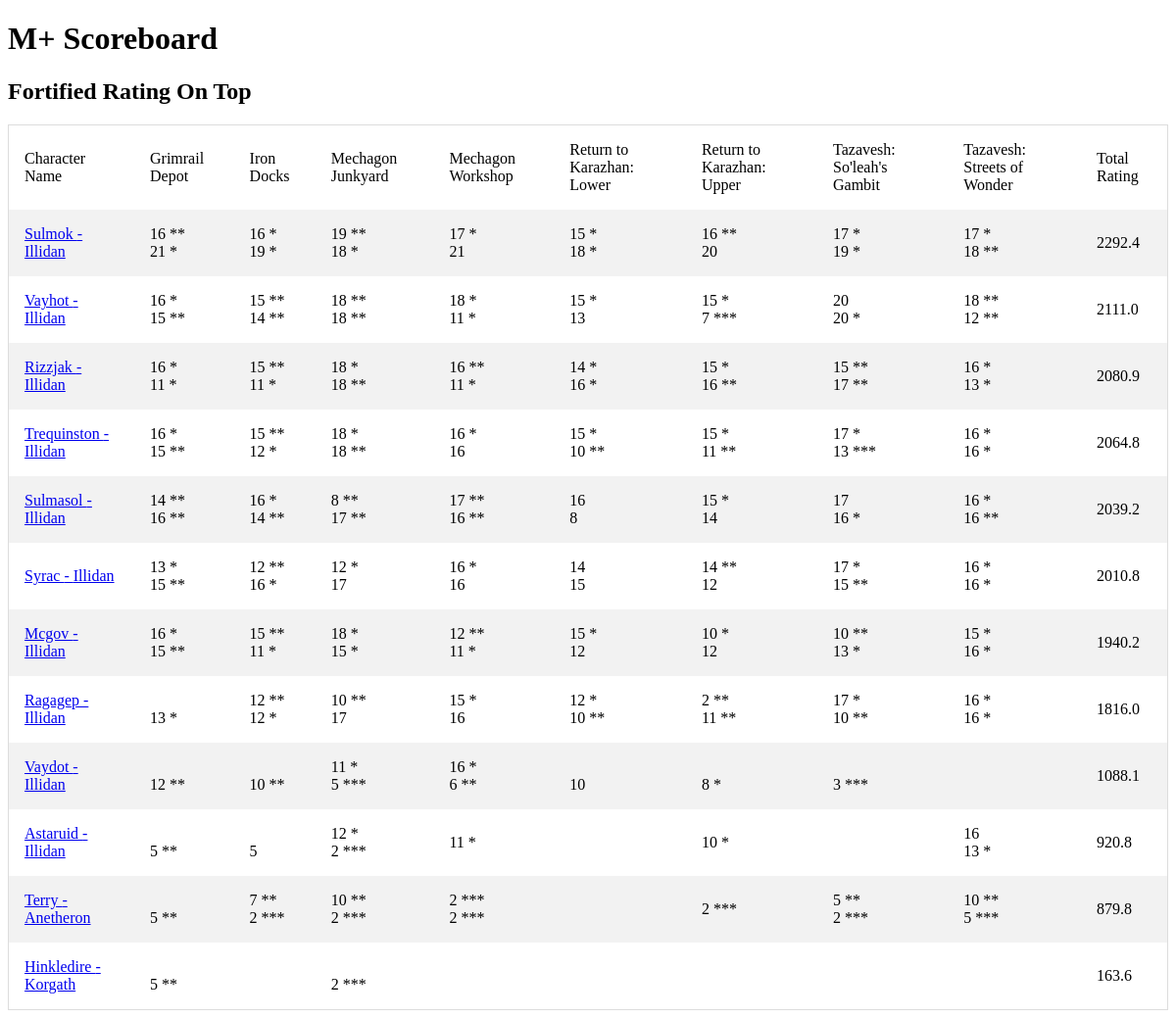
The page / on the database its author committed.
### tables this page shows
CREATE TABLE "season_best_pivot" (
"name" TEXT,
  "realm" TEXT,
  "region" TEXT,
  "Grimrail Depot Fortified" TEXT,
  "Grimrail Depot Tyrannical" TEXT,
  "Iron Docks Fortified" TEXT,
  "Iron Docks Tyrannical" TEXT,
  "Mechagon Junkyard Fortified" TEXT,
  "Mechagon Junkyard Tyrannical" TEXT,
  "Mechagon Workshop Fortified" TEXT,
  "Mechagon Workshop Tyrannical" TEXT,
  "Return to Karazhan: Lower Fortified" TEXT,
  "Return to Karazhan: Lower Tyrannical" TEXT,
  "Return to Karazhan: Upper Fortified" TEXT,
  "Return to Karazhan: Upper Tyrannical" TEXT,
  "Tazavesh: So'leah's Gambit Fortified" TEXT,
  "Tazavesh: So'leah's Gambit Tyrannical" TEXT,
  "Tazavesh: Streets of Wonder Fortified" TEXT,
  "Tazavesh: Streets of Wonder Tyrannical" TEXT,
  "total_rating" REAL
);

CREATE TABLE base_characters (
                name TEXT
                ,realm TEXT
                ,region TEXT
                ,unique_key TEXT UNIQUE
                );

### app.py (the view)
@app.route('/')
def index():
    conn = create_connection()
    cursor  = conn.cursor()
    data = cursor.execute("""select * from base_characters base left join season_best_pivot piv
    on upper(base.name) = upper(piv.name)
    and upper(base.realm) = upper(piv.realm)
    and upper(base.region) = upper(piv.region) order by total_rating desc""")
    print('hi')
    return render_template('index.html',data=data)

### templates/index.html
<!doctype html>
<link rel="stylesheet" href="{{ url_for('static', filename='style.css') }}">
<html>
<h1>M+ Scoreboard</h1>
<h2>Fortified Rating On Top</h2>
<table>
<tr>
    <td>Character Name</td>
    <td>Grimrail Depot</td>
    <td>Iron Docks</td>
    <td>Mechagon Junkyard</td>
    <td>Mechagon Workshop</td>
    <td>Return to Karazhan: Lower</td>
    <td>Return to Karazhan: Upper</td>
    <td>Tazavesh: So'leah's Gambit</td>
    <td>Tazavesh: Streets of Wonder</td>
    <td>Total Rating</td>
</tr>
{% for data in data %}
<tr>
    <td><a href="{{url_for('character_name',character_name=data['name'],realm=data['realm'],region=data['region'])}}">{{ data['name'] }} - {{data['realm']}}</a></td>
    <td>{{ data['Grimrail Depot Fortified'] }}<br>
        {{ data['Grimrail Depot Tyrannical'] }}</td>
    <td>{{ data['Iron Docks Fortified'] }} <br>
        {{ data['Iron Docks Tyrannical'] }}</td>
    <td>{{ data['Mechagon Junkyard Fortified'] }}<br>
        {{ data['Mechagon Junkyard Tyrannical'] }}</td>
    <td>{{ data['Mechagon Workshop Fortified'] }}<br>
        {{ data['Mechagon Workshop Tyrannical'] }}</td>
    <td>{{ data['Return to Karazhan: Lower Fortified'] }}<br>
        {{ data['Return to Karazhan: Lower Tyrannical'] }}</td>
    <td>{{ data['Return to Karazhan: Upper Fortified'] }}<br>
        {{ data['Return to Karazhan: Upper Tyrannical'] }}</td>
    <td>{{ data['Tazavesh: So\'leah\'s Gambit Fortified'] }}<br>
        {{ data['Tazavesh: So\'leah\'s Gambit Tyrannical'] }}</td>
    <td>{{ data['Tazavesh: Streets of Wonder Fortified'] }}<br>
        {{ data['Tazavesh: Streets of Wonder Tyrannical'] }}</td>
   <td>{{ data['total_rating'] }}</td>
{% endfor %}
</table>
</html>

### static/style.css (style rules this page uses)
table { border-collapse: collapse; border-spacing: 0; width: 100%; border: 1px solid #ddd; }
th, td { text-align: left; padding: 16px; }
tr:nth-child(even) { background-color: #f2f2f2; }

### rows shown on the page
season_best_pivot: name "Sulmok", realm "Illidan", Grimrail Depot Fortified "16 **", Grimrail Depot Tyrannical "21 *", Iron Docks Fortified "16 *", Iron Docks Tyrannical "19 *", Mechagon Junkyard Fortified "19 **", Mechagon Junkyard Tyrannical "18 *", Mechagon Workshop Fortified "17 *", Mechagon Workshop Tyrannical "21", data "15 *", data "18 *", data "16 **", data "20", data "17 *", data "19 *", data "18 **", total_rating "2292.4"
season_best_pivot: name "Vayhot", realm "Illidan", Grimrail Depot Fortified "16 *", Grimrail Depot Tyrannical "15 **", Iron Docks Fortified "15 **", Iron Docks Tyrannical "14 **", Mechagon Junkyard Fortified "18 **", Mechagon Junkyard Tyrannical "18 **", Mechagon Workshop Fortified "18 *", Mechagon Workshop Tyrannical "11 *", data "15 *", data "13", data "7 ***", data "20", data "20 *", data "18 **", data "12 **", total_rating "2111.0"
season_best_pivot: name "Rizzjak", realm "Illidan", Grimrail Depot Fortified "16 *", Grimrail Depot Tyrannical "11 *", Iron Docks Fortified "15 **", Iron Docks Tyrannical "11 *", Mechagon Junkyard Fortified "18 *", Mechagon Junkyard Tyrannical "18 **", Mechagon Workshop Fortified "16 **", Mechagon Workshop Tyrannical "11 *", data "14 *", data "16 *", data "15 *", data "16 **", data "15 **", data "17 **", data "13 *", total_rating "2080.9"
season_best_pivot: name "Trequinston", realm "Illidan", Grimrail Depot Fortified "16 *", Grimrail Depot Tyrannical "15 **", Iron Docks Fortified "15 **", Iron Docks Tyrannical "12 *", Mechagon Junkyard Fortified "18 *", Mechagon Junkyard Tyrannical "18 **", Mechagon Workshop Fortified "16 *", Mechagon Workshop Tyrannical "16", data "15 *", data "10 **", data "11 **", data "17 *", data "13 ***", data "16 *", total_rating "2064.8"
season_best_pivot: name "Sulmasol", realm "Illidan", Grimrail Depot Fortified "14 **", Grimrail Depot Tyrannical "16 **", Iron Docks Fortified "16 *", Iron Docks Tyrannical "14 **", Mechagon Junkyard Fortified "8 **", Mechagon Junkyard Tyrannical "17 **", Mechagon Workshop Fortified "17 **", Mechagon Workshop Tyrannical "16 **", data "16", data "8", data "15 *", data "14", data "17", data "16 *", data "16 **", total_rating "2039.2"
season_best_pivot: name "Syrac", realm "Illidan", Grimrail Depot Fortified "13 *", Grimrail Depot Tyrannical "15 **", Iron Docks Fortified "12 **", Iron Docks Tyrannical "16 *", Mechagon Junkyard Fortified "12 *", Mechagon Junkyard Tyrannical "17", Mechagon Workshop Fortified "16 *", Mechagon Workshop Tyrannical "16", data "14", data "15", data "14 **", data "12", data "17 *", data "15 **", data "16 *", total_rating "2010.8"
season_best_pivot: name "Mcgov", realm "Illidan", Grimrail Depot Fortified "16 *", Grimrail Depot Tyrannical "15 **", Iron Docks Fortified "15 **", Iron Docks Tyrannical "11 *", Mechagon Junkyard Fortified "18 *", Mechagon Junkyard Tyrannical "15 *", Mechagon Workshop Fortified "12 **", Mechagon Workshop Tyrannical "11 *", data "15 *", data "12", data "10 *", data "10 **", data "13 *", data "16 *", total_rating "1940.2"
season_best_pivot: name "Ragagep", realm "Illidan", Grimrail Depot Tyrannical "13 *", Iron Docks Fortified "12 **", Iron Docks Tyrannical "12 *", Mechagon Junkyard Fortified "10 **", Mechagon Junkyard Tyrannical "17", Mechagon Workshop Fortified "15 *", Mechagon Workshop Tyrannical "16", data "12 *", data "10 **", data "2 **", data "11 **", data "17 *", data "16 *", total_rating "1816.0"
season_best_pivot: name "Vaydot", realm "Illidan", Grimrail Depot Tyrannical "12 **", Iron Docks Tyrannical "10 **", Mechagon Junkyard Fortified "11 *", Mechagon Junkyard Tyrannical "5 ***", Mechagon Workshop Fortified "16 *", Mechagon Workshop Tyrannical "6 **", data "10", data "8 *", data "3 ***", total_rating "1088.1"
season_best_pivot: name "Astaruid", realm "Illidan", Grimrail Depot Tyrannical "5 **", Iron Docks Tyrannical "5", Mechagon Junkyard Fortified "12 *", Mechagon Junkyard Tyrannical "2 ***", Mechagon Workshop Fortified "11 *", data "10 *", data "16", data "13 *", total_rating "920.8"
season_best_pivot: name "Terry", realm "Anetheron", Grimrail Depot Tyrannical "5 **", Iron Docks Fortified "7 **", Iron Docks Tyrannical "2 ***", Mechagon Junkyard Fortified "10 **", Mechagon Junkyard Tyrannical "2 ***", Mechagon Workshop Fortified "2 ***", Mechagon Workshop Tyrannical "2 ***", data "2 ***", data "5 **", data "10 **", data "5 ***", total_rating "879.8"
season_best_pivot: name "Hinkledire", realm "Korgath", Grimrail Depot Tyrannical "5 **", Mechagon Junkyard Tyrannical "2 ***", total_rating "163.6"
